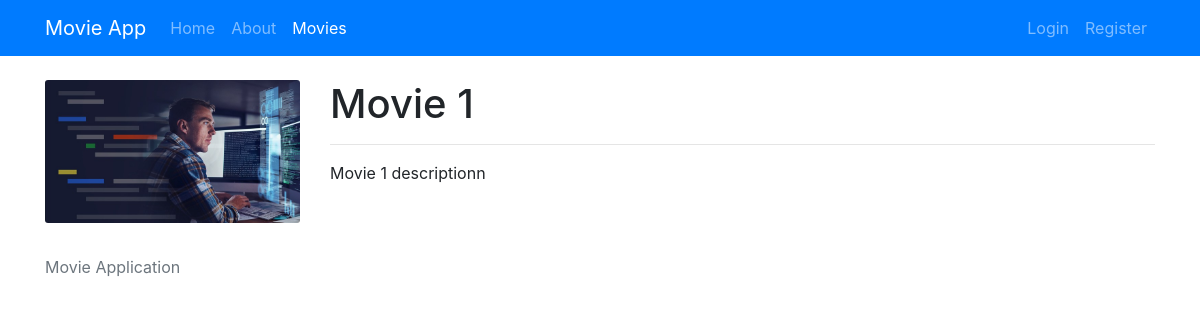
Page /movies/1 on the committed database.
### movies/models.py (models this page shows, shortened)
class Movie(models.Model):
    name = models.CharField(max_length=100, verbose_name='Film Adı')
    description = models.TextField(verbose_name='Film Açıklaması')
    image = models.CharField(max_length=50, verbose_name='Film Resmi')
    created_date = models.DateTimeField(auto_now_add=True,verbose_name='Eklenme Tarihi')
    isPublished = models.BooleanField(default=True)
    def get_image_path(self):
        return '/img/'+ self.image

### movies/views.py (the view)
# urls.py: path('<int:movie_id>', views.detail, name = 'detail'),
def detail(request, movie_id):
    movie = get_object_or_404(Movie, pk = movie_id)
    context = {
        'movie' : movie
    }
    return render(request, 'movies/detail.html', context)

### templates/movies/detail.html
{% extends 'layout.html'%}
{% load static %}
{% block content %}
    <div class="row">
        <div class="col-md-3">
            <img class="card-img" src="{% static movie.get_image_path %}" alt="">
        </div>
        <div class="col-md-9">
            <h1>{{ movie.name }}</h1>
            <hr>
            <p>{{ movie.description }}</p>
        </div>
    </div>
{% endblock %}

### rows in the picture
Movie: image (picture), name "Movie 1", description "Movie 1 descriptionn"
